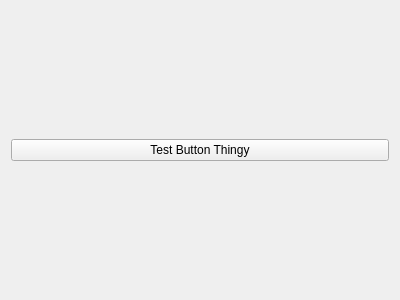
<?xml version="1.0" encoding="UTF-8"?>
<ui version="4.0">
 <class>TestExtension</class>
 <widget class="QWidget" name="TestExtension">
  <property name="geometry">
   <rect>
    <x>0</x>
    <y>0</y>
    <width>400</width>
    <height>300</height>
   </rect>
  </property>
  <property name="windowTitle">
   <string>Form</string>
  </property>
  <layout class="QVBoxLayout" name="verticalLayout_2">
   <item>
    <widget class="QPushButton" name="pushButton">
     <property name="text">
      <string>Test Button Thingy</string>
     </property>
    </widget>
   </item>
  </layout>
 </widget>
 <resources/>
 <connections/>
</ui>
